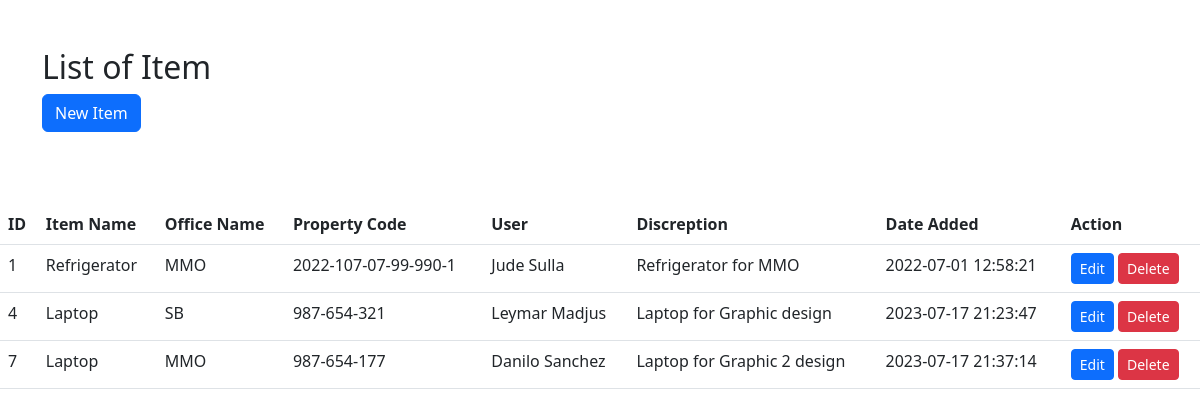
/addevent.php, run on the app's committed database.
### tables this page shows
CREATE TABLE `items` (
  `id` int(11) NOT NULL,
  `item_name` varchar(50) NOT NULL,
  `office_name` varchar(50) NOT NULL,
  `property_code` varchar(20) DEFAULT NULL,
  `end_user` varchar(50) DEFAULT NULL,
  `description` varchar(200) DEFAULT NULL,
  `created_at` datetime NOT NULL DEFAULT current_timestamp()
);

### addevent.php (the view, shortened to what this page needs)
<!DOCTYPE html>
<html lang="en">
<head>
    <link rel="stylesheet" href="	https://cdn.jsdelivr.net/npm/bootstrap@5.3.0/dist/css/bootstrap.min.css">
</head>
<body>
    <div class="container my-5" >
        <h2>List of Item</h2>
        <a class="btn btn-primary" href="/GSOInvSys/create.php" role="button">New Item</a>
    </div>
    <br>
    <table class="table">
        <thead>
            <tr>
                <th>ID</th>
                <th>Item Name</th>
                <th>Office Name</th>
                <th>Property Code</th>
                <th>User</th>
                <th>Discreption</th>
                <th>Date Added</th>
                <th>Action</th>
            </tr>
        </thead>
            <tbody>
                <?php
                $servername = "localhost";
                $username = "root";
                $password = "";
                $database = "gsoinventory";
                $connection =new mysqli($servername,$username,$password,$database);
                $sql = "SELECT * from items";
                $result = $connection->query($sql);
                while($row = $result->fetch_assoc()) {
                    echo "
                    <tr>
                        <td>$row[id]</td>
                        <td>$row[item_name]</td>
                        <td>$row[office_name]</td>
                        <td>$row[property_code]</td>
                        <td>$row[end_user]</td>
                        <td>$row[description]</td>
                        <td>$row[created_at]</td>
                        <td>
                            <a class='btn btn-primary btn-sm' href='/GSOInvSys/editItem.php?id=$row[id]'>Edit</a>
                            <a class='btn btn-danger btn-sm' href='/GSOInvSys/deleteitem.php?id=$row[id]'>Delete</a>
                        </td>
                    </tr>
                    ";
                }
                ?>
            </tbody>
    </table>
</body>
</html>

### data on the page
items: id "1", item_name "Refrigerator", office_name "MMO", property_code "2022-107-07-99-990-1", end_user "Jude Sulla", description "Refrigerator for MMO", created_at "2022-07-01 12:58:21"
items: id "4", item_name "Laptop", office_name "SB", property_code "987-654-321", end_user "Leymar Madjus", description "Laptop for Graphic design", created_at "2023-07-17 21:23:47"
items: id "7", item_name "Laptop", office_name "MMO", property_code "987-654-177", end_user "Danilo Sanchez", description "Laptop for Graphic 2 design", created_at "2023-07-17 21:37:14"
